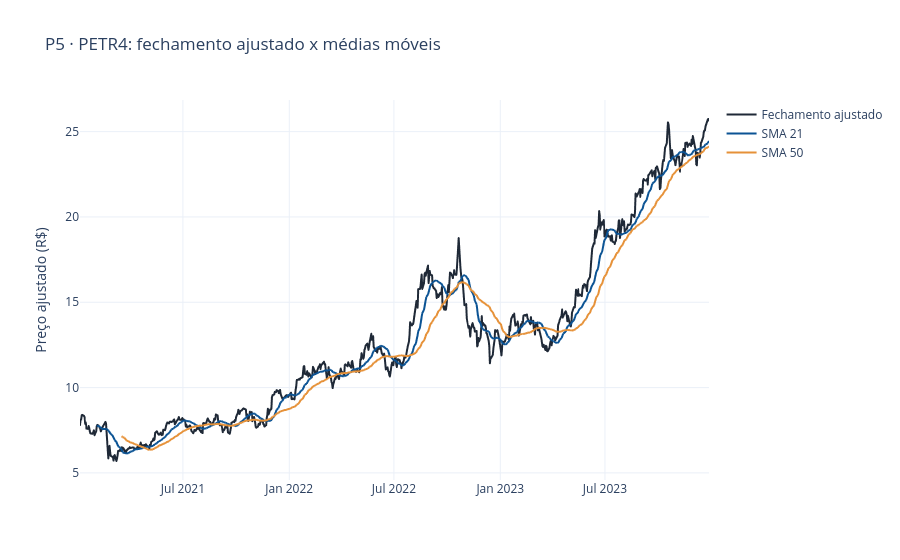

Notebook source saved alongside this figure:
### Markdown cell above
## 7. P5 — Médias móveis (SMA 21 e SMA 50)
*Como o preço se comportou frente às médias de curto (21 pregões ≈ 1 mês) e médio prazo (50 pregões ≈ 2,5 meses)?*
Exemplo com o ativo de maior Sharpe; no app o usuário escolhe o ativo.

### Code cell
ATIVO = resumo[resumo["codigo"] != "IBOV"].sort_values("sharpe_empirico", ascending=False)["codigo"].iloc[0]
serie = diario[diario["codigo"] == ATIVO].melt(
    id_vars="data", value_vars=["fechamento_ajustado", "sma_21", "sma_50"], var_name="serie", value_name="preco")
serie["serie"] = serie["serie"].map({"fechamento_ajustado": "Fechamento ajustado", "sma_21": "SMA 21", "sma_50": "SMA 50"})
fig = px.line(
    serie, x="data", y="preco", color="serie",
    title=f"P5 · {ATIVO}: fechamento ajustado x médias móveis",
    labels={"data": "", "preco": "Preço ajustado (R$)", "serie": ""}, template=TEMA,
    color_discrete_map={"Fechamento ajustado": "#1F2937", "SMA 21": "#0B5394", "SMA 50": "#E69138"},
)
fig.show()

### Figure 1 — Plotly figure (JSON) as saved in the notebook; plotly's stock layout.template omitted (floating-point values rounded to 4 significant figures; data arrays with more than 128 entries replaced by an {"elided": "..."} marker saying what was removed)
{"data": [{"hovertemplate": "=%{x}<br>Preço ajustado (R$)=%{y}<extra></extra>", "legendgroup": "Fechamento ajustado", "line": {"color": "#1F2937", "dash": "solid"}, "marker": {"symbol": "circle"}, "mode": "lines", "name": "Fechamento ajustado", "showlegend": true, "type": "scattergl", "x": {"elided": "745 str values"}, "xaxis": "x", "y": {"elided": "745 float values"}, "yaxis": "y"}, {"hovertemplate": "=%{x}<br>Preço ajustado (R$)=%{y}<extra></extra>", "legendgroup": "SMA 21", "line": {"color": "#0B5394", "dash": "solid"}, "marker": {"symbol": "circle"}, "mode": "lines", "name": "SMA 21", "showlegend": true, "type": "scattergl", "x": {"elided": "745 str values"}, "xaxis": "x", "y": {"elided": "745 float values"}, "yaxis": "y"}, {"hovertemplate": "=%{x}<br>Preço ajustado (R$)=%{y}<extra></extra>", "legendgroup": "SMA 50", "line": {"color": "#E69138", "dash": "solid"}, "marker": {"symbol": "circle"}, "mode": "lines", "name": "SMA 50", "showlegend": true, "type": "scattergl", "x": {"elided": "745 str values"}, "xaxis": "x", "y": {"elided": "745 float values"}, "yaxis": "y"}], "layout": {"legend": {"title": {"text": ""}, "tracegroupgap": 0}, "title": {"text": "P5 · PETR4: fechamento ajustado x médias móveis"}, "xaxis": {"anchor": "y", "domain": [0, 1], "title": {"text": ""}}, "yaxis": {"anchor": "x", "domain": [0, 1], "title": {"text": "Preço ajustado (R$)"}}}}
